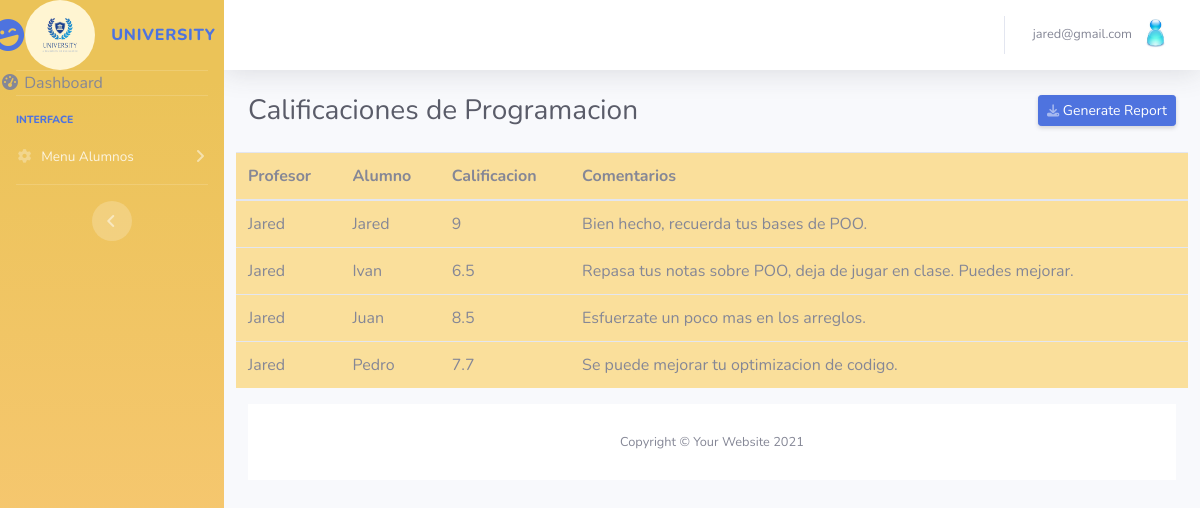
Page /tablap.php (signed in) on the committed database.
### tables this page shows
CREATE TABLE IF NOT EXISTS `calificacionesp` (
  `id` int NOT NULL AUTO_INCREMENT,
  `profesor` varchar(50) NOT NULL,
  `alumno` varchar(50) NOT NULL,
  `calificacion` double NOT NULL,
  `comentarios` varchar(300) NOT NULL,
  PRIMARY KEY (`id`)
);

### tablap.php (the view, shortened to what this page needs)
<HTML>
<head>
<link rel="stylesheet" href="https://stackpath.bootstrapcdn.com/bootstrap/4.3.1/css/bootstrap.min.css">
<link href="vendor/fontawesome-free/css/all.min.css" rel="stylesheet" type="text/css">
<link href="style.css" rel="stylesheet">
</head>
<body id="page-top">
<div id="wrapper">
    <ul class="navbar-nav bg-gradient-primary sidebar sidebar-dark accordion" id="accordionSidebar">
        <a class="sidebar-brand d-flex align-items-center justify-content-center" href="menu.php">
            <div class="sidebar-brand-icon rotate-n-15">
                <i class="fas fa-laugh-wink"></i>
            </div>
            <img class="img-profile rounded-circle" src="0.jpg" width="70" height="70"/>
            <div class="sidebar-brand-text mx-3">University</div>
        </a>
        <hr class="sidebar-divider my-0">
        <li class="nav-item active">
                <i class="fas fa-fw fa-tachometer-alt"></i>
                <span>Dashboard</span></a>
        </li>
        <hr class="sidebar-divider">
        <div class="sidebar-heading">
            Interface
        </div>
        <li class="nav-item">
            <a class="nav-link collapsed" href="#" data-toggle="collapse" data-target="#collapseTwo"
                aria-expanded="true" aria-controls="collapseTwo">
                <i class="fas fa-fw fa-cog"></i>
                <span>Menu Alumnos</span>
            </a>
        </li>
        <hr class="sidebar-divider d-none d-md-block">
        <div class="text-center d-none d-md-inline">
            <button class="rounded-circle border-0" id="sidebarToggle"></button>
        </div>
    </ul>
    <div id="content-wrapper" class="d-flex flex-column">
        <div id="content">
            <nav class="navbar navbar-expand navbar-light bg-white topbar mb-4 static-top shadow">
                <ul class="navbar-nav ml-auto">
                    <li class="nav-item dropdown no-arrow">
                        <a class="nav-link dropdown-toggle" href="#" id="userDropdown" role="button"
                            data-toggle="dropdown" aria-haspopup="true" aria-expanded="false">
                            <span class="mr-2 d-none d-lg-inline text-gray-600 small"><?= $_SESSION['email']; ?></span>
                            <img class="img-profile rounded-circle"
                                src="perfil.jpg">
                        </a>
                    </li>
                </ul>
            </nav>
            <div class="container-fluid">
                <div class="d-sm-flex align-items-center justify-content-between mb-4">
                    <h1 class="h3 mb-0 text-gray-800">Calificaciones de Programacion</h1>
                    <a href="#" class="d-none d-sm-inline-block btn btn-sm btn-primary shadow-sm"> Generate Report</a>
                </div>
     <section>
                <div class="row">
                <table class="table">
                    <thead class="thead">
                        <tr>
                            <th>Profesor</th>
                            <th>Alumno</th>
                            <th>Calificacion</th>
                            <th>Comentarios</th>
                        </tr>
                    </thead>
                    <tbody>
                <?php include("conexion.php");
                $query = "SELECT * FROM calificacionesp";
                $resultado = $conexion->query($query);
                while ($row = $resultado->fetch_assoc()) {
                ?>
                    <tr>
                        <td> <?php echo $row['profesor'];   ?> </td>
                        <td> <?php echo $row['alumno']; ?>  </td>
                        <td> <?php echo $row['calificacion']; ?> </td>
                        <td> <?php echo $row['comentarios'] ?> </td>
                    </tr>
                    <?php
                }
                    ?>
                    </tbody>
                </table>
            </div>
        </section>
        <footer class="sticky-footer bg-white">
            <div class="container my-auto">
                <div class="copyright text-center my-auto">
                    <span>Copyright &copy; Your Website 2021</span>
                </div>
            </div>
        </footer>
    </div>
</div>
</body>
</HTML>

### rows in the picture
calificacionesp: profesor "Jared", alumno "Jared", calificacion "9", comentarios "Bien hecho, recuerda tus bases de POO."
calificacionesp: profesor "Jared", alumno "Ivan", calificacion "6.5", comentarios "Repasa tus notas sobre POO, deja de jugar en clase. Puedes mejorar."
calificacionesp: profesor "Jared", alumno "Juan", calificacion "8.5", comentarios "Esfuerzate un poco mas en los arreglos."
calificacionesp: profesor "Jared", alumno "Pedro", calificacion "7.7", comentarios "Se puede mejorar tu optimizacion de codigo."

### other values in the picture
$_SESSION['email'] "jared@gmail.com"
